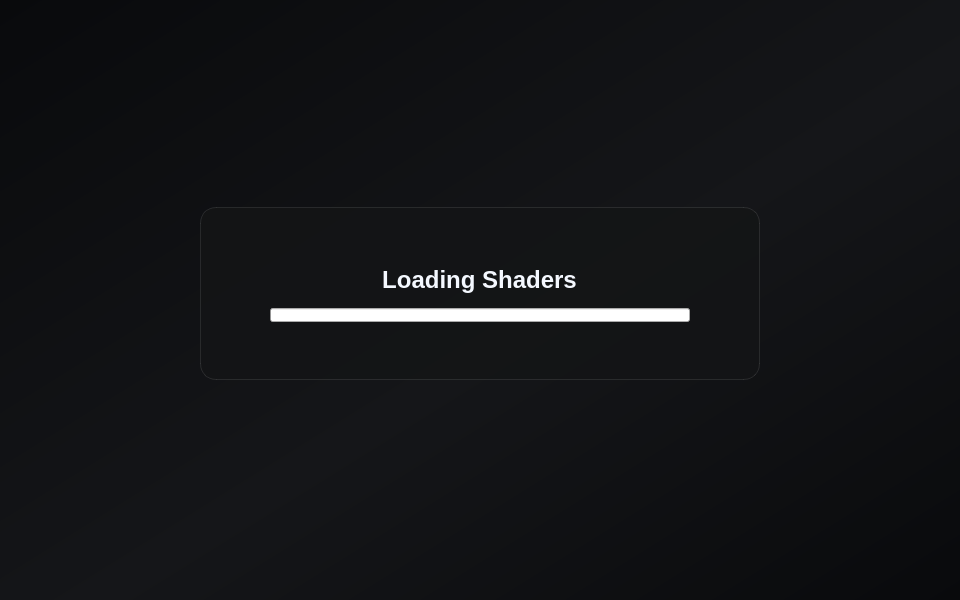
<?xml version="1.0" encoding="UTF-8"?>
<ui version="4.0">
 <class>LoadingScreen</class>
 <widget class="QWidget" name="LoadingScreen">
  <property name="geometry">
   <rect>
    <x>0</x>
    <y>0</y>
    <width>960</width>
    <height>600</height>
   </rect>
  </property>
  <property name="styleSheet">
   <string notr="true">QWidget#LoadingScreen {
    background-color: qlineargradient(x1:0, y1:0, x2:1, y2:1, stop:0 #090a0c, stop:0.55 #151619, stop:1 #090a0c);
}
QWidget#fade_parent {
    background-color: transparent;
}</string>
  </property>
  <layout class="QVBoxLayout">
   <property name="spacing">
    <number>0</number>
   </property>
   <property name="leftMargin">
    <number>0</number>
   </property>
   <property name="topMargin">
    <number>0</number>
   </property>
   <property name="rightMargin">
    <number>0</number>
   </property>
   <property name="bottomMargin">
    <number>0</number>
   </property>
   <item>
    <widget class="QWidget" name="fade_parent" native="true">
     <layout class="QVBoxLayout" name="verticalLayout_2">
      <property name="spacing">
       <number>0</number>
      </property>
      <property name="leftMargin">
       <number>48</number>
      </property>
      <property name="topMargin">
       <number>36</number>
      </property>
      <property name="rightMargin">
       <number>48</number>
      </property>
      <property name="bottomMargin">
       <number>36</number>
      </property>
      <item>
       <spacer name="topSpacer">
        <property name="orientation">
         <enum>Qt::Vertical</enum>
        </property>
        <property name="sizeHint" stdset="0">
         <size>
          <width>20</width>
          <height>40</height>
         </size>
        </property>
       </spacer>
      </item>
      <item alignment="Qt::AlignHCenter">
       <widget class="QFrame" name="loadingCard">
        <property name="minimumSize">
         <size>
          <width>560</width>
          <height>0</height>
         </size>
        </property>
        <property name="maximumSize">
         <size>
          <width>760</width>
          <height>16777215</height>
         </size>
        </property>
        <property name="styleSheet">
         <string notr="true">QFrame#loadingCard {
    background-color: rgba(19, 20, 22, 236);
    border: 1px solid rgba(255, 255, 255, 24);
    border-radius: 16px;
}</string>
        </property>
        <property name="frameShape">
         <enum>QFrame::NoFrame</enum>
        </property>
        <layout class="QVBoxLayout" name="verticalLayout">
         <property name="spacing">
          <number>14</number>
         </property>
         <property name="leftMargin">
          <number>34</number>
         </property>
         <property name="topMargin">
          <number>30</number>
         </property>
         <property name="rightMargin">
          <number>34</number>
         </property>
         <property name="bottomMargin">
          <number>28</number>
         </property>
         <item alignment="Qt::AlignHCenter">
          <widget class="QLabel" name="logo">
           <property name="styleSheet">
            <string notr="true">QLabel#logo {
    background-color: transparent;
}</string>
           </property>
           <property name="text">
            <string/>
           </property>
           <property name="alignment">
            <set>Qt::AlignCenter</set>
           </property>
          </widget>
         </item>
         <item alignment="Qt::AlignHCenter">
          <widget class="QLabel" name="stage">
           <property name="styleSheet">
            <string notr="true">QLabel {
    background-color: transparent;
    color: #f4f8ff;
    font-size: 24px;
    font-weight: 600;
}</string>
           </property>
           <property name="text">
            <string>Loading Shaders</string>
           </property>
           <property name="alignment">
            <set>Qt::AlignCenter</set>
           </property>
           <property name="wordWrap">
            <bool>true</bool>
           </property>
          </widget>
         </item>
         <item alignment="Qt::AlignHCenter">
          <widget class="QProgressBar" name="progress_bar">
           <property name="sizePolicy">
            <sizepolicy hsizetype="Expanding" vsizetype="Fixed">
             <horstretch>0</horstretch>
             <verstretch>0</verstretch>
            </sizepolicy>
           </property>
           <property name="minimumSize">
            <size>
             <width>420</width>
             <height>14</height>
            </size>
           </property>
           <property name="maximumSize">
            <size>
             <width>620</width>
             <height>14</height>
            </size>
           </property>
           <property name="value">
            <number>0</number>
           </property>
           <property name="textVisible">
            <bool>false</bool>
           </property>
           <property name="format">
            <string>%v / %m</string>
           </property>
          </widget>
         </item>
         <item alignment="Qt::AlignHCenter">
          <widget class="QLabel" name="value">
           <property name="toolTip">
            <string notr="true"/>
           </property>
           <property name="styleSheet">
            <string notr="true">QLabel {
    background-color: transparent;
    color: #b8b9bc;
    font-size: 13px;
    font-weight: 500;
}</string>
           </property>
           <property name="text">
            <string/>
           </property>
           <property name="alignment">
            <set>Qt::AlignCenter</set>
           </property>
          </widget>
         </item>
        </layout>
       </widget>
      </item>
      <item>
       <spacer name="middleSpacer">
        <property name="orientation">
         <enum>Qt::Vertical</enum>
        </property>
        <property name="sizeHint" stdset="0">
         <size>
          <width>20</width>
          <height>40</height>
         </size>
        </property>
       </spacer>
      </item>
      <item alignment="Qt::AlignRight|Qt::AlignBottom">
       <widget class="QLabel" name="banner">
        <property name="styleSheet">
         <string notr="true">QLabel {
    background-color: transparent;
}</string>
        </property>
        <property name="text">
         <string/>
        </property>
        <property name="alignment">
         <set>Qt::AlignCenter</set>
        </property>
       </widget>
      </item>
     </layout>
    </widget>
   </item>
  </layout>
 </widget>
 <resources/>
 <connections/>
</ui>
